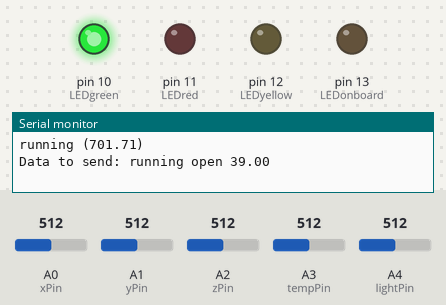
This sketch was run on a simulated Arduino Uno, built with avr-gcc and run on an emulated ATmega328P. On the bench: output pins drawn as LEDs (lit = HIGH), the last lines printed to the serial monitor. Inputs (shaded band) come from the test bench; at power-on: A4 (lightPin) = 512, A0 (xPin) = 512, A1 (yPin) = 512, A2 (zPin) = 512, A3 (tempPin) = 512. Pins used as bus, display or sensor lines are not drawn.

Above: at 1.2 s.
1.3 s: A4 (lightPin) set to 990
4.3 s: A4 (lightPin) set to 1013
At 5.5 s:
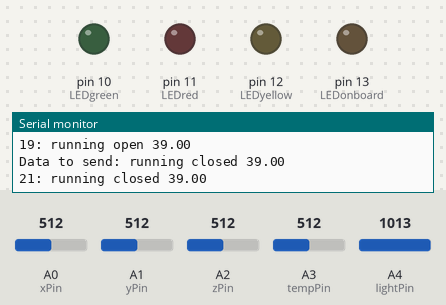
5.8 s: A4 (lightPin) set to 992
At 6.8 s:
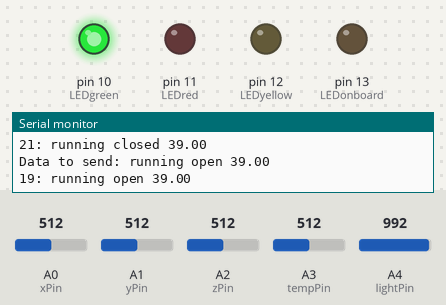
7.3 s: A4 (lightPin) set to 1010
At 8.0 s:
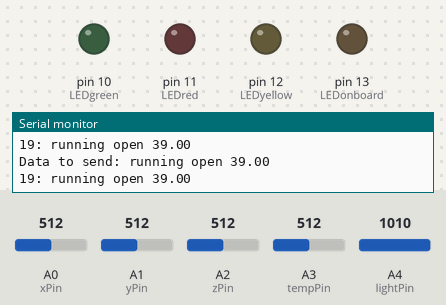
Timing chart, 0 to 9.8 s (numbered marks = the images above; inputs shaded):
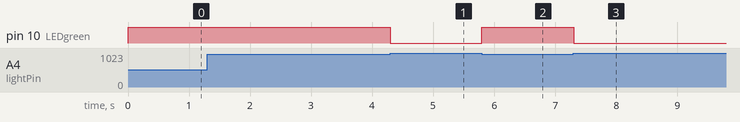

Measured:
- the behaviour switches between 999 and 1000 on A4 (lightPin) (found by bisection; images 0 and 1)
- after the input at 4.3 s, pin 10 (LEDgreen): HIGH → LOW at once
- after the input at 5.8 s, pin 10 (LEDgreen): LOW → HIGH at once
- after the input at 7.3 s, pin 10 (LEDgreen): HIGH → LOW at once

The sketch:

BackpackSensor.ino
```cpp
// BOF preprocessor bug prevent - insert me on top of your arduino-code
// From: http://www.a-control.de/arduino-fehler/?lang=en
#if 1
__asm volatile ("nop");
#endif

// Ucomment to see excessive debug output on console
//#define DEBUG


/* ==============================================
Temperature
============================================== */
const int tempPin = A3;
float temperature;

/* ==============================================
LEDs
============================================== */
const int LEDred = 11;
const int LEDyellow = 12;
const int LEDonboard = 13;

/* ==============================================
OPenClosed
============================================== */
const int lightPin = A4;
const int LEDgreen = 10;
const String strBagOpen = "open";
const String strBagClosed = "closed";
String backpackState = "";

/* ==============================================
Communication
============================================== */
String context;
unsigned long dataLastUpdate = 0;
const int dataSendInterval = 1000;

float latitude, longitude, velocity, distance; //incoming data from GPS sensor
String locality;
/* ==============================================
Accelerometer setup
============================================== */
const int xPin = A0;
const int yPin = A1;
const int zPin = A2;

const int ACCSAMPLES = 5; // Samples to use
float accRavgStorage[ACCSAMPLES]; // storage for samples
int accRavgIndex = 0;
float accRafgSum = 0;
float accRavg = 0;

const String strIdle = "idle";
const String strWalking = "walking";
const String strStairs = "stairs";
const String strRunning = "running";
String accStatus = "";

const int cWALKING = 50;
const int cSTAIRS = 200;
const int cRUNNING = 400;

// timeout for accdetection
const int ACCTimeOut = 5000;
unsigned long accLastUpdate = 0;


void setup() {
  // put your setup code here, to run once:
  pinMode(LEDgreen, OUTPUT);
  pinMode(LEDyellow, OUTPUT);
  pinMode(LEDred, OUTPUT);
  pinMode(LEDonboard, OUTPUT);

  Serial.begin(9600);      // sets the serial port to 9600

  setup_BluetoothBridge(); // Call the setup() method of the BluetoothBridge sketch
}

void loop() {

#ifdef DEBUG
  Serial.println("loop");
#endif

  // Process the accelerometer-data
  processAcc();

  // Detect bag Open or closed
  checkOpenClose();

  //Get current temperature
  getTemperature();

  // Prepare data for sending (when time)
  prepareData();

  // Get gps-data and send data
  loop_BluetoothBridge(); // Call the loop() method of the BluetoothBridge sketch
  //  execution blocked until loop_BluetoothBridge() ends

  // Clear context to avoid sending data again
  //context = "";
}

// Prepares data to be sent to the client
void prepareData()
{
  if (millis() - dataLastUpdate >= dataSendInterval)
  {

#ifdef DEBUG
    Serial.println("Prepare Data");
#endif

    //context = activity+" "+backpackState+" "+temperature+" "+locality;

    // Prepare data to send
    context = accStatus + " " + backpackState + " " + temperature + " " + locality;
    //context = accStatus + " " + backpackState + " " + temperature + " " + " nope ";

    Serial.print("Data to send: ");
    Serial.println(context);

    // Update data send time
    dataLastUpdate = millis();
  }


}

bool checkOpenClose() {

#ifdef DEBUG
  Serial.println("Check open close");
#endif

  int lightRead = analogRead(lightPin);

  if (lightRead < 1000)
  {
    // Bag is open
    digitalWrite(LEDgreen, HIGH);
    backpackState = strBagOpen;
    return true;
  }
  else
  {
    digitalWrite(LEDgreen, LOW);
    backpackState = strBagClosed;
    return false;
  }

}

String processAcc()
{
#ifdef DEBUG
  Serial.println("Process Acc");
#endif

  //read the analog values from the accelerometer
  int xRead = analogRead(xPin);
  int yRead = analogRead(yPin);
  int zRead = analogRead(zPin);

  //convert read values to degrees -90 to 90 - Needed for atan2
  float xAcc = (float)map(xRead, 268, 408, -1000, 1000);
  float yAcc = (float)map(yRead, 262, 398, -1000, 1000);
  float zAcc = (float)map(zRead, 266, 401, -1000, 1000);

  // Get real acceleration
  float accPow = (xAcc * xAcc + yAcc * yAcc + zAcc * zAcc);
  float accSqrt = abs(sqrt(accPow) - 1000);

  // Save current value to buffer
  accRavgStorage[accRavgIndex] = accSqrt;

  // add current value to total sum
  accRafgSum = accRafgSum + accSqrt;

  // Substract oldest buffer-value from total sum
  accRafgSum = accRafgSum - accRavgStorage[(accRavgIndex + ACCSAMPLES - 1) % ACCSAMPLES];

  // increase ring-buffer index
  accRavgIndex = (accRavgIndex + 1) % ACCSAMPLES;

  // calculate running average
  float newAccRavg = accRafgSum / ACCSAMPLES;

#ifdef DEBUG
  Serial.print("New Acceleration (RAVG): ");
  Serial.println(newAccRavg);
#endif

  // Update status only when certain time has passed or value is higher
  if (newAccRavg > accRavg || (millis() - accLastUpdate) > ACCTimeOut)
  {
#ifdef DEBUG
    Serial.println("Update");
#endif

    // Update values
    accRavg = newAccRavg;
    accLastUpdate = millis();

    // Classify data
    /**

    000 <= ACC < 050 ... idle
    050 <= ACC < 200 ... walking
    200 <= ACC < 400 ... stairs
    400 <= ACC ... running

    **/

    String newAccStatus = "";

    if (accRavg < cWALKING)  newAccStatus = strIdle;
    else if (accRavg >= cWALKING && accRavg < cSTAIRS) newAccStatus = strWalking; // walking
    else if (accRavg > cSTAIRS && accRavg < cRUNNING) newAccStatus = strStairs;
    else newAccStatus = strRunning;

    if (newAccStatus != accStatus)
    {
      accStatus = newAccStatus;

      Serial.print(accStatus);
      Serial.print(" (");
      Serial.print(accRavg);
      Serial.println(")");

    }
  }

  return accStatus;
}

float getTemperature()
{

  temperature = Thermister(analogRead(tempPin));

#ifdef DEBUG
  Serial.println(temperature);
#endif

  return temperature;
}

float Thermister(int RawADC) {  //Function to perform the fancy math of the Steinhart-Hart equation
  float Temp;
  Temp = log(((10240000 / RawADC) - 10000));
  Temp = 1 / (0.001129148 + (0.000234125 + (0.0000000876741 * Temp * Temp )) * Temp );
  Temp = Temp - 273.15;              // Convert Kelvin to Celsius
  //Temp = (Temp * 9.0)/ 5.0 + 32.0; // Celsius to Fahrenheit - comment out this line if you need Celsius
  return Temp + 14;
}
```

BluetoothBridge.ino
```cpp
#include <avr/interrupt.h>
#include <avr/io.h>
#include <avr/pgmspace.h>
#include <SoftwareSerial.h>

//A0 (Analog 0) pin is an Light Diode Resistor (LDR)
int ldr =0;

#define rxPin 2 // RX address for the Bluetooth serial port
#define txPin 3 // TX address for the Bluetooth serial port

// Configura un nuevo puerto serie
SoftwareSerial btSerial = SoftwareSerial(rxPin, txPin);

// Variables for incoming Bluetooth-serial data bytes
byte in_byte;  // auxiliar variable for the STX and ETX bytes
byte in_msgID; // Message ID byte
byte in_seqNum; // Sequence number byte
byte in_dlc[4]; // DLC bytes (size of the payload)
int in_payloadSize; // Numbere of bytes in the payload
byte in_crc[4]; // CRC bytes

const int btPower = 8; // Power switch pin address for the Bluetooth antenna
boolean started = false; // control flag
boolean flag_seconds = false; // control flag
int seconds = 0;
int ticks = 0;
const int CONTEXT_SEND_FREQENCY = 999; // miliseconds

// Variables for writing messages to the Bluetooth serial
const int STX = 0x02; // STX byte
const int MSGID_PING = 0x26; // Ping data-type byte
const int MSGID_STRESS= 0x27; // Stress data-type byte
const int DLC = 55; //
const int ETX = 0x03; // ETX byte
String payload = "";
int frameNum = 0;

void setup_BluetoothBridge() {
  //Setup Timer2 to fire every 1ms
  TCCR2B = 0x00;        //Disbale Timer2 while we set it up
  TCNT2  = 130;         //Reset Timer Count to 130 out of 255
  TIFR2  = 0x00;        //Timer2 INT Flag Reg: Clear Timer Overflow Flag
  TIMSK2 = 0x01;        //Timer2 INT Reg: Timer2 Overflow Interrupt Enable
  TCCR2A = 0x00;        //Timer2 Control Reg A: Wave Gen Mode normal
  TCCR2B = 0x05;        //Timer2 Control Reg B: Timer Prescaler set to 128

  //Serial.begin(57600); // set baud-rate for the default serial port
  btSerial.begin(57600); // set baud-rate for the bluetooth serial port

  pinMode(btPower, OUTPUT); // initialize the digital pin as an output.
  digitalWrite(btPower, HIGH); // Power ON the Bluetooth antenna

  started = true;
}

void loop_BluetoothBridge() {

  // Echo all incoming Bluetooth data (for PING tests)
  while(btSerial.available()) {
    in_byte = btSerial.read();

    // wait until the begining of a new message
    if(in_byte == STX) {
      in_msgID   = btSerial.read(); //read message ID
      in_seqNum  = btSerial.read(); //read sequence number
      in_dlc[0] = btSerial.read();  //read DCL bytes (4 bytes)
      in_dlc[1] = btSerial.read();
      in_dlc[2] = btSerial.read();
      in_dlc[3] = btSerial.read();

      in_payloadSize =   (in_dlc[0] & 0xFF) << 24 | (in_dlc[1] & 0xFF) << 16 | (in_dlc[2] & 0xFF) << 8 | (in_dlc[3] & 0xFF);  //convert DLC bytes to integer (bit shifting)

      char in_payload[in_payloadSize]; // char array to store the payload (note: array size = DLC)
      for(int i = 0; i< in_payloadSize; i++){
        in_payload[i] = btSerial.read(); //read while payload bytes remaining
      }
      in_payload[in_payloadSize]=0; // mandatory end of string at the end of the payload
      // String s = String(in_payload); // char[] to String

      // get latitude and longitude from the payload message:
      char *coordinates[4]; // auxiliar variable for strtok() (string tokenizer)
      coordinates[0] = strtok(in_payload, " "); // first part = latitude
      coordinates[1] = strtok(NULL, " "); // segond part = longitude
      coordinates[2] = strtok(NULL, " "); // third part = velocity
      coordinates[3] = strtok(NULL, " "); // fourth part = distance
      coordinates[4] = strtok(NULL, " "); // fourth part = locality
      latitude = String(coordinates[0]).toFloat(); // get latitude
      longitude = String(coordinates[1]).toFloat(); // get longitude
      velocity = String(coordinates[2]).toFloat(); // get velocity
      distance = String(coordinates[3]).toFloat(); // get distance
      locality = String(coordinates[4]); // get locality

      in_crc[0] = btSerial.read();  //read CRC bytes (4 bytes)
      in_crc[1] = btSerial.read();
      in_crc[2] = btSerial.read();
      in_crc[3] = btSerial.read();

      in_byte = btSerial.read(); // read the last byte (it must be the ETX byte)
      if(in_byte!=ETX) {
        Serial.println("Error reading the message!");
      } else {
        Serial.print("Coordinates: lat. ");Serial.print(latitude,7);Serial.print(" long. ");
        Serial.print(longitude,7);Serial.print(" || Vel.: ");Serial.print(velocity,8);Serial.print(" distance: ");Serial.print(distance,2);
        Serial.println("");
        // TODO: send asyncronous call or message to main thread with the new coordinates
      }
    }//if STX
  }//end while(btSerial.available())

  payload = context;
  if(payload != ""){
    sendMessageIfPossible();
    context = "";
  }

  //delay(50);
}//end loop()


//------------------------------------------------------------
//------------------------------------------------------------


// Check flags and send a new message if possible
void sendMessageIfPossible(){
   if(check_clock()) {
    if(started) {
      ldr = analogRead(0);
      int length = payload.length();
      char payloadBytes[length+1]; // Length (with one extra character for the null terminator)
      payload.toCharArray(payloadBytes, length+1);

      sendMessage(MSGID_STRESS, payloadBytes, length);
    }
  }
}

// Send a message to the Bluetooth serial port
void sendMessage(int MSGID, char out_payload[], int length) {
  unsigned char buf[4];
  buf[0] = (length >> 24) & 0xFF;
  buf[1] = (length >> 16) & 0xFF;
  buf[2] = (length >> 8) & 0xFF;
  buf[3] = (length) & 0xFF;

  long crc = crc_string(out_payload);
  unsigned char crcBytes[sizeof(long int)];
  memcpy(crcBytes,&crc,sizeof(long int));

  if(frameNum<99)
    frameNum+=1;
  else
    frameNum = 1;

  btSerial.write(STX);
  btSerial.write(MSGID);
  btSerial.write(frameNum);
  btSerial.write(buf, sizeof(buf));
  btSerial.write(out_payload);
  btSerial.write(crcBytes,sizeof(crcBytes));
  btSerial.write(ETX);

  Serial.print(length);
  Serial.print(": ");
  Serial.print(out_payload);
  Serial.println("");
}

// --------------------------------
//              TIMER
// --------------------------------

// This method updates a counter of seconds and shows information through the Serial interface
boolean check_clock() {
  if(flag_seconds){
    flag_seconds = false;
    return true;
  }
  return false;
}

//Timer2 Overflow Interrupt Vector, called every 1ms
ISR(TIMER2_OVF_vect) {
  ticks++;               //Increments the interrupt counter
  if(ticks > CONTEXT_SEND_FREQENCY){
    ticks = 0;           //Resets the interrupt counter
    flag_seconds = true;
    seconds++;
  }
  TCNT2 = 130;           //Reset Timer to 130 out of 255
  TIFR2 = 0x00;          //Timer2 INT Flag Reg: Clear Timer Overflow Flag
};


//---------------------------------------------
//      CRC (Checksum for error detection)
//---------------------------------------------

// constant CRC table
const uint32_t PROGMEM crc_table[16] = {
//static PROGMEM prog_uint32_t crc_table[16] = {
    0x00000000, 0x1db71064, 0x3b6e20c8, 0x26d930ac,
    0x76dc4190, 0x6b6b51f4, 0x4db26158, 0x5005713c,
    0xedb88320, 0xf00f9344, 0xd6d6a3e8, 0xcb61b38c,
    0x9b64c2b0, 0x86d3d2d4, 0xa00ae278, 0xbdbdf21c
};

// Returns the CRC-32 checksum value for the given byte
unsigned long crc_update(unsigned long crc, byte data) {
    byte tbl_idx;
    tbl_idx = crc ^ (data >> (0 * 4));
    crc = pgm_read_dword_near(crc_table + (tbl_idx & 0x0f)) ^ (crc >> 4);
    tbl_idx = crc ^ (data >> (1 * 4));
    crc = pgm_read_dword_near(crc_table + (tbl_idx & 0x0f)) ^ (crc >> 4);
    return crc;
}

// Returns the CRC-32 checksum value of the given char array
unsigned long crc_string(char *s) {
  unsigned long crc = ~0L;
  while (*s)
    crc = crc_update(crc, *s++);
  crc = ~crc;
  return crc;
}
```
